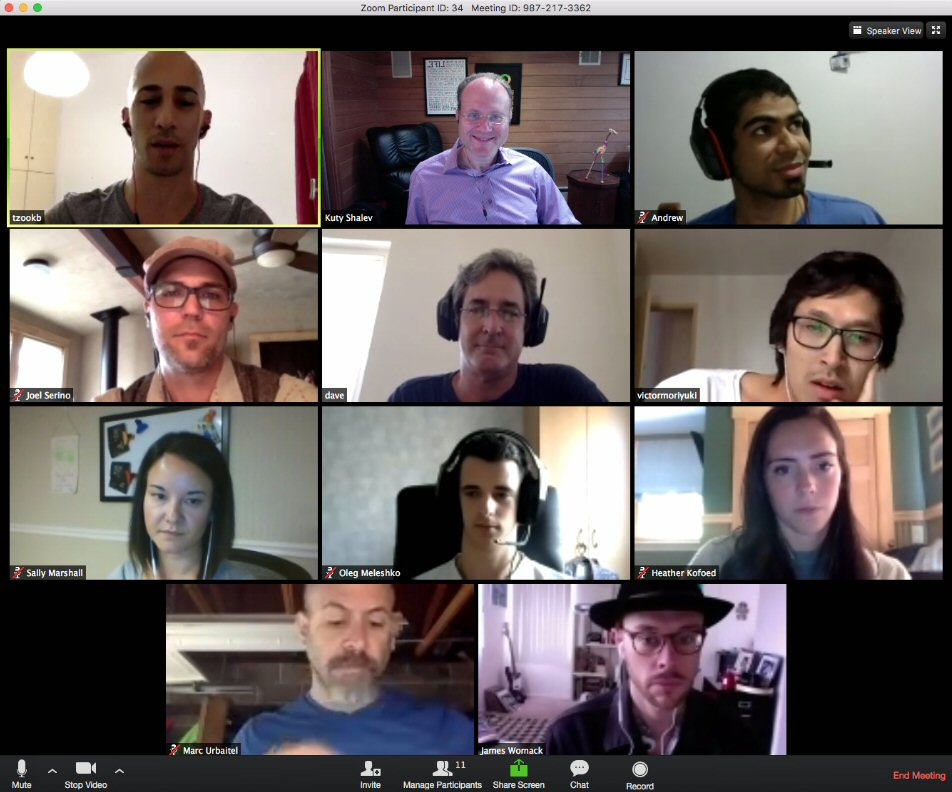
#> input picture Face Detection Model/inputImages/sample1.jpg, 952 x 792 px, found by its file name
$ python faceDetetcion.py
#> lines starting #> are read from the running program, lines starting #| are printed output that depends on the picture; after the words box and inside, x2 and y2 are one past the last pixel; in counts of white or black regions, pixels touching at a corner belong together
import cv2

#input Image
inputImage = cv2.imread("inputImages\sample1.jpg")
#> inputImage is the input picture: shape (792, 952, 3); mean B, G, R 98.7, 99.8, 108.2

#loading cascade file
faceCascade = cv2.CascadeClassifier('cascade\haarcascade_frontalface_default.xml')


face= faceCascade.detectMultiScale(inputImage,1.1,4)
#> face = [[456, 94, 59, 59], [132, 463, 87, 87], [147, 259, 91, 91], [451, 277, 84, 84], [126, 67, 84, 84], [753, 432, 100, 100], [447, 463, 83, 83], [620, 611, 92, 92], [739, 92, 96, 96], [303, 583, 105, 105], [770, 281, 130, 130]]

# dwaring rectangle for detected faces
for (x,y,w,h) in face:
    cv2.rectangle(inputImage,(x,y),(x+w,y+h),(255,15,155),2)
#> this loop made 11 passes
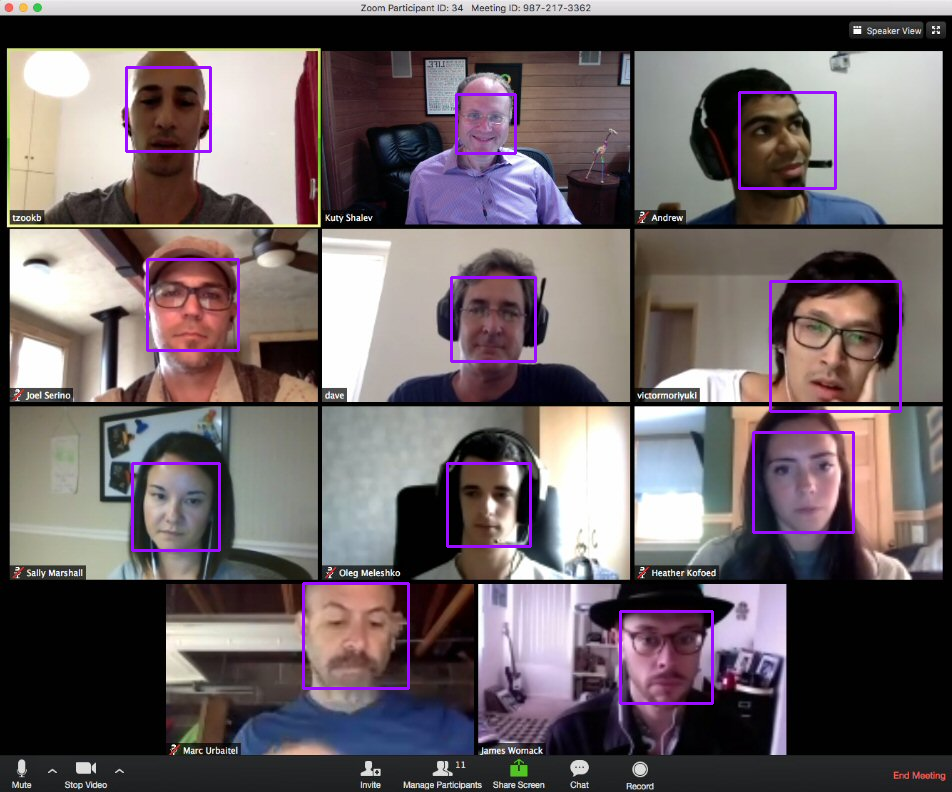
#> inputImage: shape (792, 952, 3); 1.6% of pixels changed, all inside (x1, y1, x2, y2) = (125, 66, 902, 705)


cv2.imshow("Face Detected",inputImage)
cv2.imwrite("outputImages/FaceDetected.jpg",inputImage)

cv2.waitKey(0)
